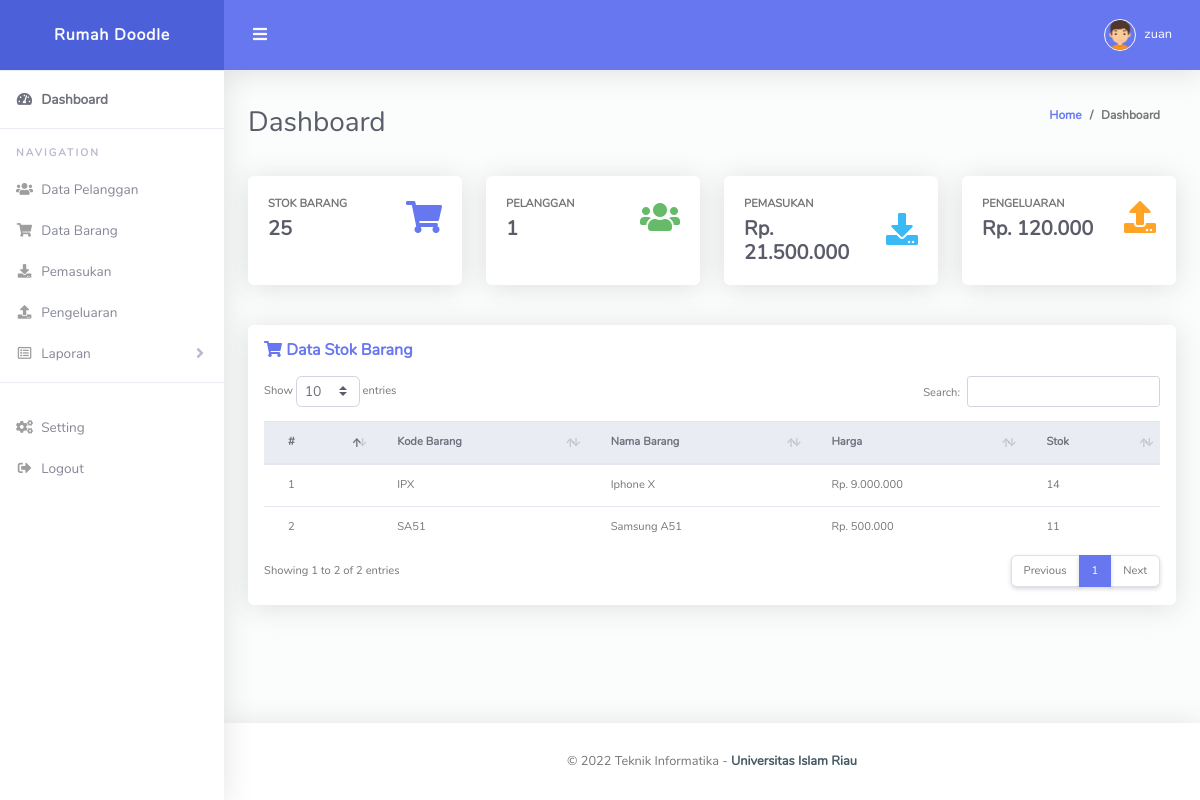
Screenshot of /page_admin (signed in) with the database file from the repository.
### tables this page shows
CREATE TABLE `user` (
  `id` int(5) NOT NULL,
  `nama` varchar(50) NOT NULL,
  `username` varchar(25) NOT NULL,
  `password` varchar(25) NOT NULL,
  `level` enum('OWNER','ADMIN') NOT NULL
);

CREATE TABLE `barang` (
  `id_barang` int(5) NOT NULL,
  `kode_barang` varchar(25) NOT NULL,
  `nama_barang` varchar(25) NOT NULL,
  `harga` int(9) NOT NULL,
  `stok` int(9) NOT NULL
);

### page_admin/index.php (the view, shortened to what this page needs)
<?php
include_once 'header.php';
$stok        = mysqli_fetch_assoc(mysqli_query($con, "SELECT SUM(stok) AS stok FROM barang"));
$pelanggan   = mysqli_fetch_assoc(mysqli_query($con, "SELECT COUNT(no_hp) AS pelanggan FROM pelanggan"));
$pengeluaran = mysqli_fetch_assoc(mysqli_query($con, "SELECT SUM(nominal) AS pengeluaran FROM pengeluaran"));
$sql1 = mysqli_query($con, "SELECT * FROM pemasukan,barang,pelanggan WHERE
          pemasukan.id_barang=barang.id_barang");
while ($data = mysqli_fetch_array($sql1)) {
  $subtotal = $data['jumlah'] * $data['harga'];
  $pemasukan = $pemasukan + $subtotal;
}
?>
<div class="container-fluid" id="container-wrapper">
  <div class="d-sm-flex align-items-center justify-content-between mb-4">
    <h1 class="h3 mb-0 text-gray-800">Dashboard</h1>
    <ol class="breadcrumb">
      <li class="breadcrumb-item"><a href="index.php">Home</a></li>
      <li class="breadcrumb-item active" aria-current="page">Dashboard</li>
    </ol>
  </div>
  <div class="row mb-3">
    <div class="col-xl-3 col-md-6 mb-4">
      <div class="card h-100">
        <div class="card-body">
          <div class="row align-items-center">
            <div class="col mr-2">
              <div class="text-xs font-weight-bold text-uppercase mb-1">Stok Barang</div>
              <div class="h5 mb-0 font-weight-bold text-gray-800"><?= $stok['stok']; ?></div>
            </div>
            <div class="col-auto">
              <i class="fas fa-shopping-cart fa-2x text-primary"></i>
            </div>
          </div>
        </div>
      </div>
    </div>
    <div class="col-xl-3 col-md-6 mb-4">
      <div class="card h-100">
        <div class="card-body">
          <div class="row no-gutters align-items-center">
            <div class="col mr-2">
              <div class="text-xs font-weight-bold text-uppercase mb-1">Pelanggan</div>
              <div class="h5 mb-0 font-weight-bold text-gray-800"><?= $pelanggan['pelanggan']; ?></div>
            </div>
            <div class="col-auto">
              <i class="fas fa-users fa-2x text-success"></i>
            </div>
          </div>
        </div>
      </div>
    </div>
    <div class="col-xl-3 col-md-6 mb-4">
      <div class="card h-100">
        <div class="card-body">
          <div class="row no-gutters align-items-center">
            <div class="col mr-2">
              <div class="text-xs font-weight-bold text-uppercase mb-1">Pemasukan</div>
              <div class="h5 mb-0 mr-3 font-weight-bold text-gray-800"><?= 'Rp. ' . number_format($pemasukan, 0, ',', '.'); ?></div>
            </div>
            <div class="col-auto">
              <i class="fas fa-download fa-2x text-info"></i>
            </div>
          </div>
        </div>
      </div>
    </div>
    <div class="col-xl-3 col-md-6 mb-4">
      <div class="card h-100">
        <div class="card-body">
          <div class="row no-gutters align-items-center">
            <div class="col mr-2">
              <div class="text-xs font-weight-bold text-uppercase mb-1">Pengeluaran</div>
              <div class="h5 mb-0 font-weight-bold text-gray-800"><?= 'Rp. ' . number_format($pengeluaran['pengeluaran'], 0, ',', '.'); ?></div>
            </div>
            <div class="col-auto">
              <i class="fas fa-upload fa-2x text-warning"></i>
            </div>
          </div>
        </div>
      </div>
    </div>
  </div>
  <div class="row">
    <div class="col-lg-12">
      <div class="card mb-4">
        <div class="table-responsive p-3 text-xs">
          <h6 class="m-0 font-weight-bold text-primary"><i class="fas fa-shopping-cart"></i> Data Stok Barang</h6>
          <p>
          <table class="table align-items-center table-flush text-xs" id="dataTable">
            <thead class="thead-light">
              <tr>
                <th>#</th>
                <th>Kode Barang</th>
                <th>Nama Barang</th>
                <th>Harga</th>
                <th>Stok</th>
              </tr>
            </thead>
            <tbody>
              <?php
              $sql = mysqli_query($con, "SELECT * FROM barang ORDER BY nama_barang");
              $no  = 1;
              while ($data = mysqli_fetch_array($sql)) {
              ?>
                <tr>
                  <td><?= $no++; ?></td>
                  <td><?= $data['kode_barang']; ?></td>
                  <td><?= $data['nama_barang']; ?></td>
                  <td><?= 'Rp. ' . number_format($data['harga'], 0, ',', '.'); ?></td>
                  <td><?= $data['stok']; ?></td>
                </tr>
              <?php } ?>
            </tbody>
          </table>
        </div>
      </div>
    </div>
  </div>
</div>
<?php include_once 'footer.php'; ?>

### page_admin/header.php (shortened to what this page needs)
<?php
include '../config.php';
if (!isset($_SESSION['user'])) {
  header("location:../403.php");
  exit;
} else {
  $id  = $_SESSION['user'];
  $sql = mysqli_fetch_assoc(mysqli_query($con, "SELECT * FROM user WHERE id='$id'"));
  $use = $sql['nama'];
}
?>
<!DOCTYPE html>
<html lang="en">
<head>
  <link href="../assets/vendor/fontawesome-free/css/all.min.css" rel="stylesheet" type="text/css">
  <link href="../assets/vendor/bootstrap/css/bootstrap.min.css" rel="stylesheet" type="text/css">
  <link href="../assets/css/ruang-admin.min.css" rel="stylesheet">
  <link href="../assets/vendor/select2/dist/css/select2.min.css" rel="stylesheet" type="text/css">
  <link href="../assets/vendor/bootstrap-datepicker/css/bootstrap-datepicker.min.css" rel="stylesheet">
  <link href="../assets/vendor/datatables/dataTables.bootstrap4.min.css" rel="stylesheet">
</head>
<body id="page-top">
  <div id="wrapper">
    <ul class="navbar-nav sidebar sidebar-light accordion" id="accordionSidebar">
      <a class="sidebar-brand d-flex align-items-center justify-content-center" href="index.php">
        <div class="sidebar-brand-text mx-3">Rumah Doodle</div>
      </a>
      <hr class="sidebar-divider my-0">
      <li class="nav-item active">
        <a class="nav-link" href="index.php">
          <i class="fas fa-fw fa-tachometer-alt"></i>
          <span>Dashboard</span></a>
      </li>
      <hr class="sidebar-divider">
      <div class="sidebar-heading">
        Navigation
      </div>
      <li class="nav-item">
        <a class="nav-link" href="pelanggan.php">
          <i class="fas fa-fw fa-users"></i>
          <span>Data Pelanggan</span>
        </a>
      </li>
      <li class="nav-item">
        <a class="nav-link" href="barang.php">
          <i class="fas fa-fw fa-shopping-cart"></i>
          <span>Data Barang</span>
        </a>
      </li>
      <li class="nav-item">
        <a class="nav-link" href="pemasukan.php">
          <i class="fas fa-fw fa-download"></i>
          <span>Pemasukan</span>
        </a>
      </li>
      <li class="nav-item">
        <a class="nav-link" href="pengeluaran.php">
          <i class="fas fa-fw fa-upload"></i>
          <span>Pengeluaran</span>
        </a>
      </li>
      <li class="nav-item">
        <a class="nav-link collapsed" href="#" data-toggle="collapse" data-target="#collapseBootstrap2" aria-expanded="true" aria-controls="collapseBootstrap">
          <i class="far fa-fw fa-list-alt"></i>
          <span>Laporan</span>
        </a>
      </li>
      <hr class="sidebar-divider">
      <li class="nav-item">
        <a class="nav-link" href="#" data-toggle="modal" data-target="#myModal<?= $id; ?>">
          <i class="fas fa-fw fa-cogs"></i>
          <span>Setting</span>
        </a>
      </li>
      <li class="nav-item">
        <a class="nav-link" href="../auth.php?logout" onclick="return confirm('Apakah anda yakin ingin keluar dari sistem ?')">
          <i class="fas fa-fw fa-sign-out-alt"></i>
          <span>Logout</span>
        </a>
      </li>
    </ul>
    <div id="content-wrapper" class="d-flex flex-column">
      <div id="content">
        <nav class="navbar navbar-expand navbar-light bg-navbar topbar mb-4 static-top">
          <button id="sidebarToggleTop" class="btn btn-link rounded-circle mr-3">
            <i class="fa fa-bars"></i>
          </button>
          <ul class="navbar-nav ml-auto">
            <li class="nav-item dropdown no-arrow">
              <a class="nav-link dropdown-toggle" href="#" id="userDropdown" role="button" data-toggle="dropdown" aria-haspopup="true" aria-expanded="false">
                <img class="img-profile rounded-circle" src="../assets/img/boy.png" style="max-width: 60px">
                <span class="ml-2 d-none d-lg-inline text-white small"><?= $use; ?></span>
              </a>
            </li>
          </ul>
        </nav>

### rows the page displays
user: nama "zuan"
barang: kode_barang "IPX", nama_barang "Iphone X", harga "9.000.000", stok "14"
barang: kode_barang "SA51", nama_barang "Samsung A51", harga "500.000", stok "11"

### other values shown
$stok['stok'] "25"
$pelanggan['pelanggan'] "1"
$pemasukan "21.500.000"
$pengeluaran['pengeluaran'] "120.000"
